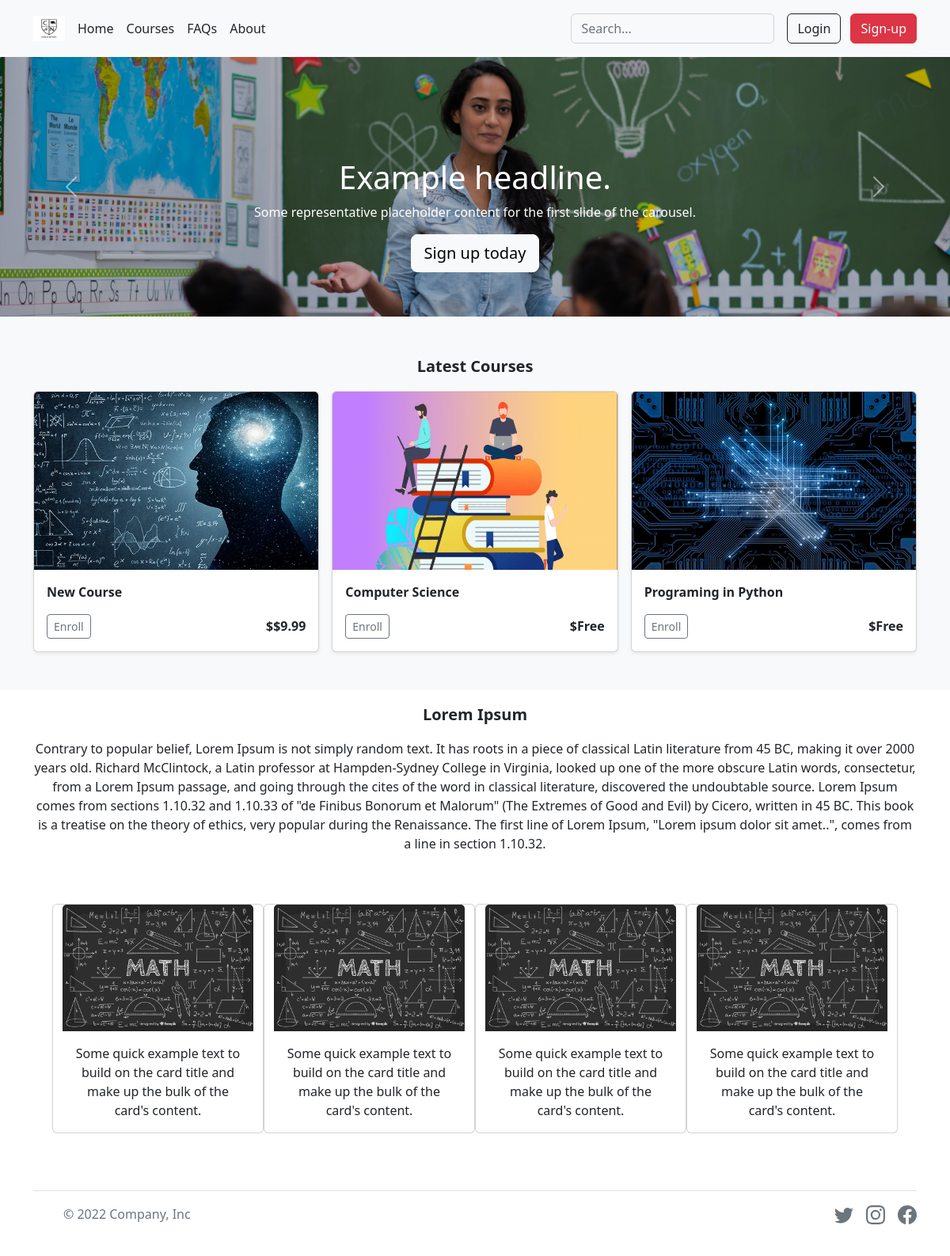
Before: / with the older database file.
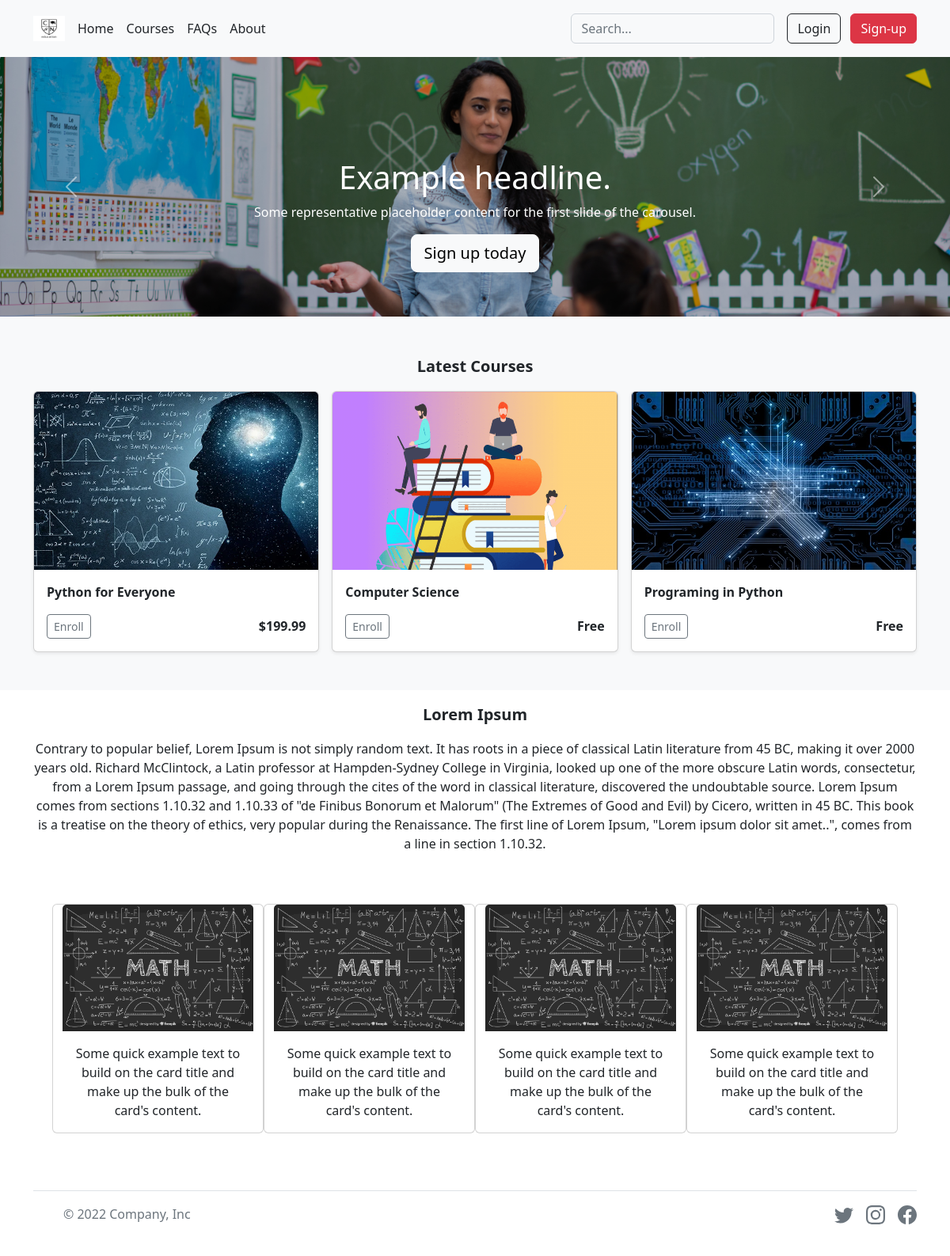
After: the same page with the newer database file.
### tables this page shows
CREATE TABLE 'courses' (id INTEGER PRIMARY KEY AUTOINCREMENT NOT NULL,'price' NUMERIC NOT NULL, name TEXT NOT NULL);

### app.py (the view)
@app.route("/")
def index():
    courses = db.execute("SELECT * FROM courses ORDER BY id DESC LIMIT 3")
    return render_template("index.html", ids = courses)

### app.py (called while the page is built)
@app.after_request
def after_request(response):
    response.headers["Cache-Control"] = "no-cache, no-store, must-revalidate"
    response.headers["Expires"] = 0
    response.headers["Pragma"] = "no-cache"
    return response

### templates/index.html (shortened to what the changed rows need)
{% extends "layout.html" %}
{% block main %}
<div id="carousel" class="carousel slide" data-bs-ride="carousel">
    <div class="carousel-inner">
      <div class="carousel-item active" data-bs-interval="5000">
        <div class="carousel-caption">
          <h1>Example headline.</h1>
        </div>
      </div>
    </div>
  </div>
{% if ids %}
  <div class="album py-5 bg-light">
    <div class="container">
      <div class="row row-cols-1 row-cols-sm-2 row-cols-md-3 g-3">
        {% for id in ids %}
        <form action="/info" method="get">
        <div class="col">
          <div class="card shadow-sm">
            <img src="../static/images/courses/{{ id.id }}.png" class="bd-placeholder-img card-img-top" width="100%" height="225" alt="...">
            <div class="card-body">
              <p class="card-text fw-bold">{{ id.name }}</p>
              <div class="d-flex justify-content-between align-items-center">
                <div class="btn-group">
                  <button class="btn btn-sm btn-outline-secondary" id="id" name="id" value="{{ id.id }}">Enroll</a>
                </div>
                <small class="fs-6 fw-semibold">{% if id.price == 0 %}Free{% else %}${{ id.price }}{% endif %}</small>
              </div>
            </div>
          </div>
        </div>
      </form>
        {% endfor %}
      </div>
    </div>
  </div>
{% endif %}
{% endblock %}

Changed rows visible on the page:
changed courses: name "New Course" → "Python for Everyone"; price "$9.99" → "199.99"
changed courses "Computer Science": price "Free" → (not shown); price "$" → "Free"
changed courses "Programing in Python": price "Free" → (not shown); price "$" → "Free"
